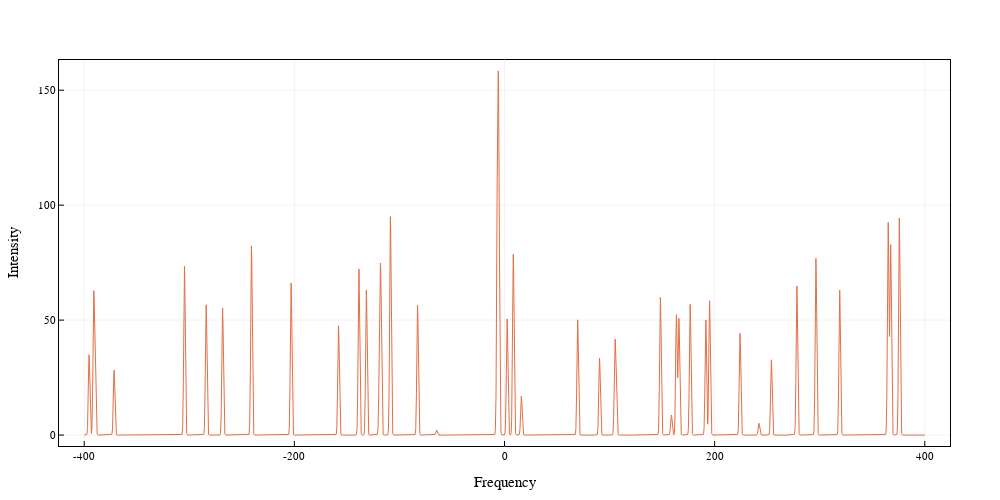

The cell this chart's notebook holds for it:
### Code cell
xd = rand(-400:0.01:400.0,45)
yd = rand(0:0.01:100.0, length(xd))

x = range(-400, stop = 400.0, length = 10000)
y = sum(yd[i] .* exp.(-(x .- xd[i]).^2 / 1) for i in 1:length(xd))
text = ["|J'=$(5i),ℓ'=$(i),Σ'=$(-i/2)> ← |J''=$(4i),ℓ''=$(-i),Σ''=$(i/2)>" for i in 1:length(xd)]

p = plot(xd, yd, linealpha=0, hover = text, frame=:box, size=(1000,500))
plot!(p,x,y, label="Spectrum", hover = false, legend=false)
xlabel!("Frequency")
ylabel!("Intensity")
PlotlyJS.relayout(Plots.plotlyjs_syncplot(p), hovermode="x", hoverdistance=5)

### Figure 1 — Plotly figure (JSON) as saved in the notebook; plotly's stock layout.template omitted (floating-point values rounded to 4 significant figures; data arrays with more than 128 entries replaced by an {"elided": "..."} marker saying what was removed)
{"data": [{"colorbar": {"title": ""}, "hoverinfo": "text", "legendgroup": "y1", "line": {"color": "rgba(0, 154, 250, 0.000)", "dash": "solid", "shape": "linear", "width": 1}, "mode": "lines", "name": "y1", "showlegend": true, "text": ["|J'=5,ℓ'=1,Σ'=-0.5> ← |J''=4,ℓ''=-1,Σ''=0.5>", "|J'=10,ℓ'=2,Σ'=-1.0> ← |J''=8,ℓ''=-2,Σ''=1.0>", "|J'=15,ℓ'=3,Σ'=-1.5> ← |J''=12,ℓ''=-3,Σ''=1.5>", "|J'=20,ℓ'=4,Σ'=-2.0> ← |J''=16,ℓ''=-4,Σ''=2.0>", "|J'=25,ℓ'=5,Σ'=-2.5> ← |J''=20,ℓ''=-5,Σ''=2.5>", "|J'=30,ℓ'=6,Σ'=-3.0> ← |J''=24,ℓ''=-6,Σ''=3.0>", "|J'=35,ℓ'=7,Σ'=-3.5> ← |J''=28,ℓ''=-7,Σ''=3.5>", "|J'=40,ℓ'=8,Σ'=-4.0> ← |J''=32,ℓ''=-8,Σ''=4.0>", "|J'=45,ℓ'=9,Σ'=-4.5> ← |J''=36,ℓ''=-9,Σ''=4.5>", "|J'=50,ℓ'=10,Σ'=-5.0> ← |J''=40,ℓ''=-10,Σ''=5.0>", "|J'=55,ℓ'=11,Σ'=-5.5> ← |J''=44,ℓ''=-11,Σ''=5.5>", "|J'=60,ℓ'=12,Σ'=-6.0> ← |J''=48,ℓ''=-12,Σ''=6.0>", "|J'=65,ℓ'=13,Σ'=-6.5> ← |J''=52,ℓ''=-13,Σ''=6.5>", "|J'=70,ℓ'=14,Σ'=-7.0> ← |J''=56,ℓ''=-14,Σ''=7.0>", "|J'=75,ℓ'=15,Σ'=-7.5> ← |J''=60,ℓ''=-15,Σ''=7.5>", "|J'=80,ℓ'=16,Σ'=-8.0> ← |J''=64,ℓ''=-16,Σ''=8.0>", "|J'=85,ℓ'=17,Σ'=-8.5> ← |J''=68,ℓ''=-17,Σ''=8.5>", "|J'=90,ℓ'=18,Σ'=-9.0> ← |J''=72,ℓ''=-18,Σ''=9.0>", "|J'=95,ℓ'=19,Σ'=-9.5> ← |J''=76,ℓ''=-19,Σ''=9.5>", "|J'=100,ℓ'=20,Σ'=-10.0> ← |J''=80,ℓ''=-20,Σ''=10.0>", "|J'=105,ℓ'=21,Σ'=-10.5> ← |J''=84,ℓ''=-21,Σ''=10.5>", "|J'=110,ℓ'=22,Σ'=-11.0> ← |J''=88,ℓ''=-22,Σ''=11.0>", "|J'=115,ℓ'=23,Σ'=-11.5> ← |J''=92,ℓ''=-23,Σ''=11.5>", "|J'=120,ℓ'=24,Σ'=-12.0> ← |J''=96,ℓ''=-24,Σ''=12.0>", "|J'=125,ℓ'=25,Σ'=-12.5> ← |J''=100,ℓ''=-25,Σ''=12.5>", "|J'=130,ℓ'=26,Σ'=-13.0> ← |J''=104,ℓ''=-26,Σ''=13.0>", "|J'=135,ℓ'=27,Σ'=-13.5> ← |J''=108,ℓ''=-27,Σ''=13.5>", "|J'=140,ℓ'=28,Σ'=-14.0> ← |J''=112,ℓ''=-28,Σ''=14.0>", "|J'=145,ℓ'=29,Σ'=-14.5> ← |J''=116,ℓ''=-29,Σ''=14.5>", "|J'=150,ℓ'=30,Σ'=-15.0> ← |J''=120,ℓ''=-30,Σ''=15.0>", "|J'=155,ℓ'=31,Σ'=-15.5> ← |J''=124,ℓ''=-31,Σ''=15.5>", "|J'=160,ℓ'=32,Σ'=-16.0> ← |J''=128,ℓ''=-32,Σ''=16.0>", "|J'=165,ℓ'=33,Σ'=-16.5> ← |J''=132,ℓ''=-33,Σ''=16.5>", "|J'=170,ℓ'=34,Σ'=-17.0> ← |J''=136,ℓ''=-34,Σ''=17.0>", "|J'=175,ℓ'=35,Σ'=-17.5> ← |J''=140,ℓ''=-35,Σ''=17.5>", "|J'=180,ℓ'=36,Σ'=-18.0> ← |J''=144,ℓ''=-36,Σ''=18.0>", "|J'=185,ℓ'=37,Σ'=-18.5> ← |J''=148,ℓ''=-37,Σ''=18.5>", "|J'=190,ℓ'=38,Σ'=-19.0> ← |J''=152,ℓ''=-38,Σ''=19.0>", "|J'=195,ℓ'=39,Σ'=-19.5> ← |J''=156,ℓ''=-39,Σ''=19.5>", "|J'=200,ℓ'=40,Σ'=-20.0> ← |J''=160,ℓ''=-40,Σ''=20.0>", "|J'=205,ℓ'=41,Σ'=-20.5> ← |J''=164,ℓ''=-41,Σ''=20.5>", "|J'=210,ℓ'=42,Σ'=-21.0> ← |J''=168,ℓ''=-42,Σ''=21.0>", "|J'=215,ℓ'=43,Σ'=-21.5> ← |J''=172,ℓ''=-43,Σ''=21.5>", "|J'=220,ℓ'=44,Σ'=-22.0> ← |J''=176,ℓ''=-44,Σ''=22.0>", "|J'=225,ℓ'=45,Σ'=-22.5> ← |J''=180,ℓ''=-45,Σ''=22.5>"], "transpose": false, "type": "scatter", "x": [-5.43, -371.6, -6.08, 163.6, -6.85, 224.2, 319, -64.6, 254.0, -158.0, -118.8, 176.7, -108.6, 367.5, -138.6, 375.8, 191.6, -389.6, 195.2, -304.6, -240.8, -283.9, 158.8, 296.4, -82.75, -268.3, 242.2, 148.4, -203.1, 8.37, 166.0, -395.4, 90.45, -117.8, 16.07, -131.5, 106.3, 2.51, 365.2, 165.6, 69.62, 278.3, -391.0, 166.1, 105.1], "xaxis": "x", "y": [97.07, 28.3, 50.83, 52.26, 77.27, 44.26, 63.16, 2.2, 32.75, 47.59, 37.44, 56.88, 95.04, 82.53, 72.36, 94.47, 50.15, 23.88, 58.44, 73.49, 82.41, 56.71, 8.77, 76.84, 56.51, 55.23, 5.14, 59.87, 66.17, 78.7, 42.98, 34.95, 33.44, 57.87, 16.92, 63.15, 15.74, 50.52, 92.29, 3.14, 50.17, 64.82, 58.21, 5.08, 36.57], "yaxis": "y", "zmax": null, "zmin": null}, {"colorbar": {"title": ""}, "hoverinfo": "none", "legendgroup": "Spectrum", "line": {"color": "rgba(227, 111, 71, 1.000)", "dash": "solid", "shape": "linear", "width": 1}, "mode": "lines", "name": "Spectrum", "showlegend": true, "transpose": false, "type": "scatter", "x": {"elided": "10000 float values"}, "xaxis": "x", "y": {"elided": "10000 float values"}, "yaxis": "y", "zmax": null, "zmin": null}], "layout": {"annotations": [], "height": 500, "hoverdistance": 5, "hovermode": "x", "margin": {"b": 50, "l": 50, "r": 50, "t": 60}, "paper_bgcolor": "rgba(255, 255, 255, 1.000)", "plot_bgcolor": "rgba(255, 255, 255, 1.000)", "showlegend": false, "width": 1000, "xaxis": {"anchor": "y", "domain": [0, 0], "gridcolor": "rgba(0, 0, 0, 0.100)", "gridwidth": 0.5, "linecolor": "rgba(0, 0, 0, 1.000)", "mirror": true, "range": [-424, 424], "showgrid": true, "showline": true, "showticklabels": true, "tickangle": 0, "tickcolor": "rgb(0, 0, 0)", "tickfont": {"color": "rgba(0, 0, 0, 1.000)", "family": "sans-serif", "size": 11}, "tickmode": "array", "ticks": "inside", "ticktext": ["-400", "-200", "0", "200", "400"], "tickvals": [-400, -200, 0, 200, 400], "title": "Frequency", "titlefont": {"color": "rgba(0, 0, 0, 1.000)", "family": "sans-serif", "size": 15}, "type": "-", "visible": true, "zeroline": false, "zerolinecolor": "rgba(0, 0, 0, 1.000)"}, "yaxis": {"anchor": "x", "domain": [1, 1], "gridcolor": "rgba(0, 0, 0, 0.100)", "gridwidth": 0.5, "linecolor": "rgba(0, 0, 0, 1.000)", "mirror": true, "range": [-4.752, 163.1], "showgrid": true, "showline": true, "showticklabels": true, "tickangle": 0, "tickcolor": "rgb(0, 0, 0)", "tickfont": {"color": "rgba(0, 0, 0, 1.000)", "family": "sans-serif", "size": 11}, "tickmode": "array", "ticks": "inside", "ticktext": ["0", "50", "100", "150"], "tickvals": [0, 50, 100, 150], "title": "Intensity", "titlefont": {"color": "rgba(0, 0, 0, 1.000)", "family": "sans-serif", "size": 15}, "type": "-", "visible": true, "zeroline": false, "zerolinecolor": "rgba(0, 0, 0, 1.000)"}}}
